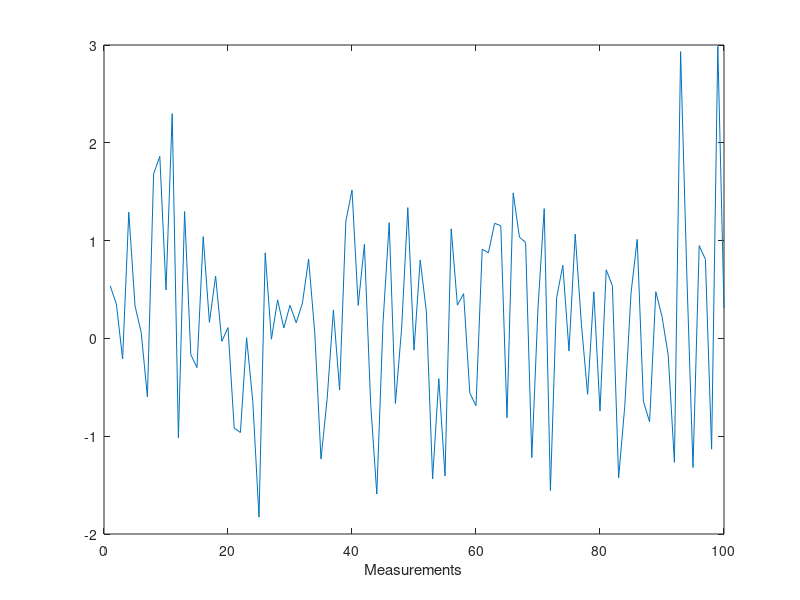
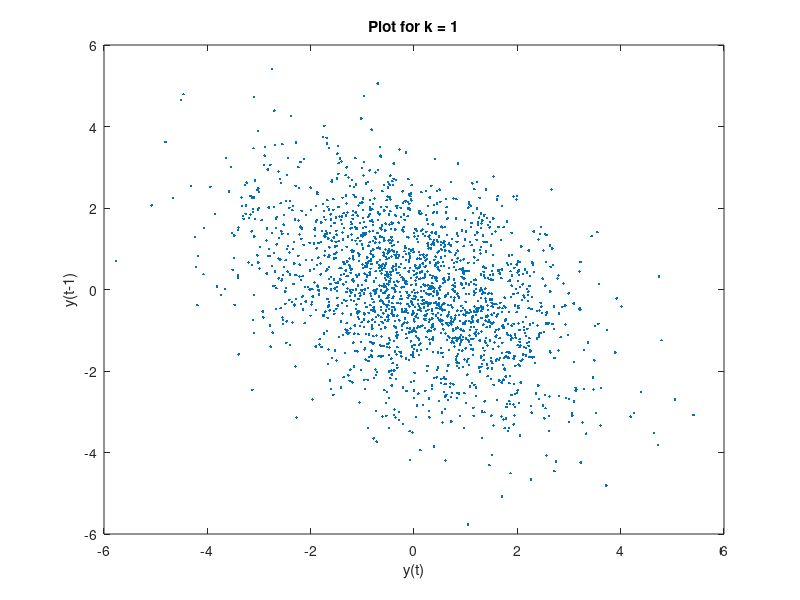
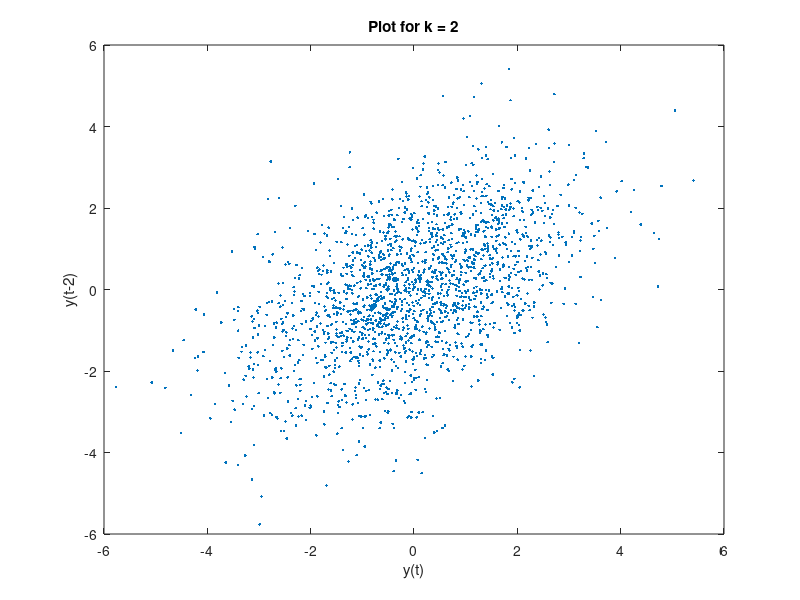
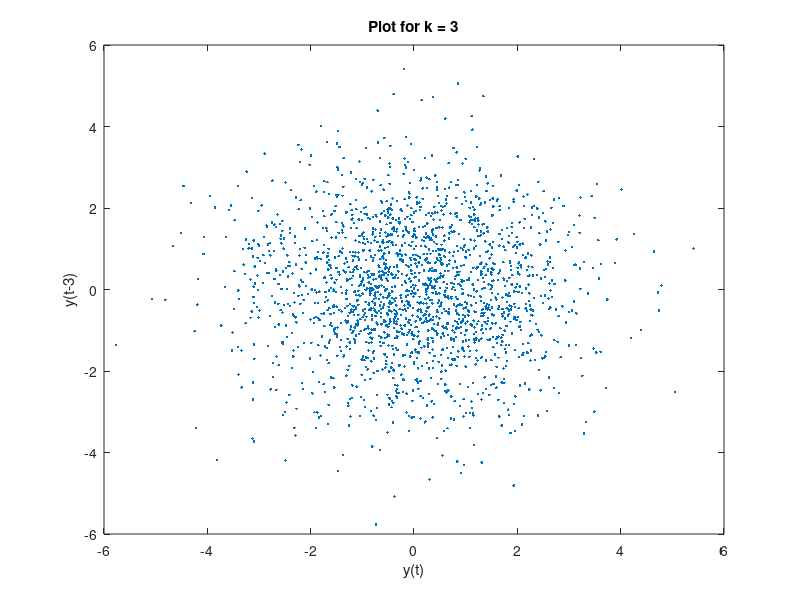

Recreate these plots in MATLAB, in order. (Note: this script raises an error after producing the figures.)
%% Stationary stochastic processes, computer exercise 1
%% 2.1
close all
clear all
clc

% Load data
load data1.mat

% Plot
figure
plot(data1.x)
xlabel('Measurements')

% Estimated expected value
m = mean(data1.x)

% Confidence interval
lower = m - 1.96*std(data1.x)/sqrt(100);
upper = m + 1.96*std(data1.x)/sqrt(100);
conf_int = [lower upper]




%% 2.2
close all
clear all
clc

% Load and decide max time shift
load covProc
n = 3;

% Plot y(t) against y(t-k)
for k = 1:n
    figure
    plot(covProc(1:end-k), covProc(k+1:end),'.')
    title(['Plot for k = ' num2str(k)])
    xlabel('y(t)')
    ylabel(['y(t-' num2str(k) ')'])
end

% Look at covariance function
r = covf(covProc,n+1)

%% 2.3
close all force
clear all
clc

% Create data
simuleraenkelsumma

% Open interface
%
spekgui

%% 3.1
close all force
clear all
clc

% Load data
load cello.mat
load trombone.mat

% Open interface
spekgui

%% 3.2
close all force
clear all
clc

% Load data
load cello.mat
load trombone.mat

% Down-sample cello
n = 2;
cello2.x = cello.x(1:n:end);
cello2.dt = cello.dt*n;

% Down-sample trombone
k = 4;
tromboneD.x = trombone.x(1:k:end);
tromboneD.dt = trombone.dt*k;

% Low-pass filter then down-sample
cello2_dec.x = decimate(cello.x,2);
cello2_dec.dt = cello.dt*2;

% Open interface
spekgui


